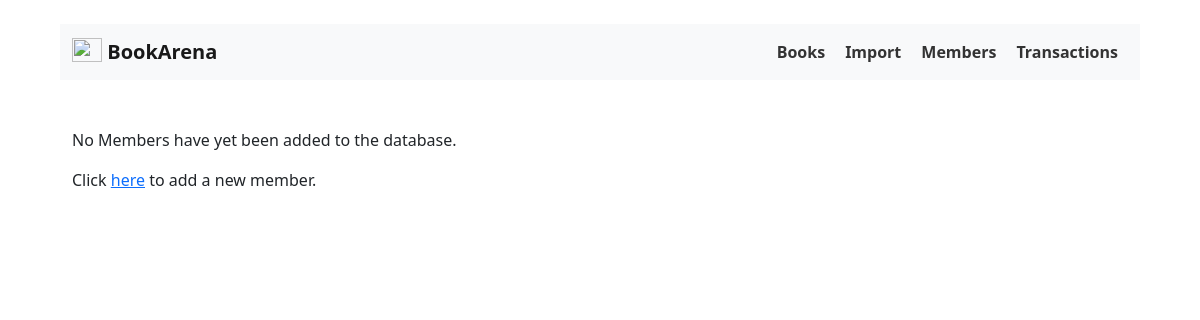
The app's page /members, older data.
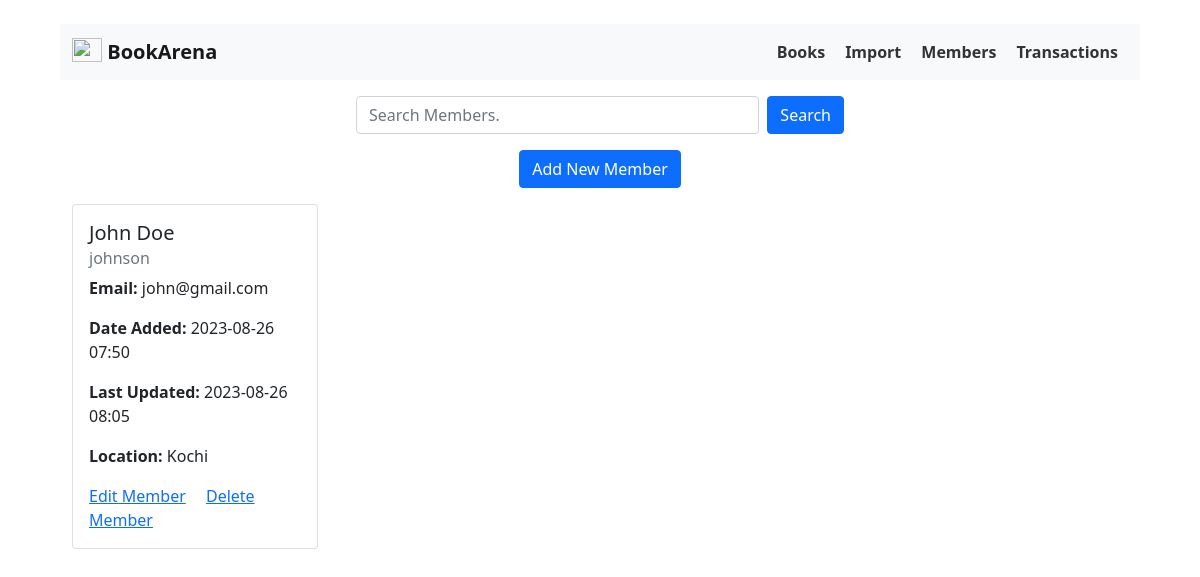
The same page, newer data.
### app/model/Member.py (models this page shows)
class Member(db.Model):
    __tablename__ = "members"
    id = db.Column(db.Integer, primary_key=True)
    username = db.Column(db.String, unique=True, nullable=False)
    first_name = db.Column(db.String(30), nullable=False)
    last_name = db.Column(db.String(30), nullable=False)
    email = db.Column(db.String)
    location = db.Column(db.String)
    date_added = db.Column(db.DateTime, default=datetime.utcnow())
    date_updated = db.Column(db.DateTime, default=datetime.utcnow())
    transactions = relationship("Transaction", back_populates="member")

### app/routes/member_routes.py (the view)
@app.route("/members")
def members():
    members = Member.query.order_by(Member.date_added).all()
    print(members)
    return render_template("members/list.html", members=members)

### app/templates/members/list.html
{% extends 'base.html' %} {% block body %}
<div class="container">
    {% if members | length < 1 %} <div class="mt-5">
        <p>No Members have yet been added to the database.</p>
        <p>Click <a href="/members/add">here</a> to add a new member.</p>
</div>
{% else %}
<div class="row justify-content-center m-3">
    <div class="col-12 col-md-6">
        <form action="/members/search/" method="post" class="d-flex">
            <input type="text" name="query" class="form-control me-2" placeholder="Search Members." />
            <button type="submit" class="btn btn-primary">Search</button>
        </form>
    </div>
</div>
<div class="m-3 text-center">
    <a href="/members/add" class="btn btn-primary">Add New Member</a>
</div>
<div class="row">
    {% for member in members %}
    <div class="col-lg-3 col-md-4 col-sm-6 mb-4">
        <div class="card">
            <div class="card-body">
                <h5 class="card-title">{{member.first_name}} {{member.last_name}}</h5>
                <h6 class="card-subtitle mb-2 text-muted">{{member.username}}</h6>
                <p class="card-text"><b>Email:</b> {{member.email}}</p>
                <p class="card-text">
                    <b>Date Added:</b> {{ member.date_added.strftime('%Y-%m-%d
                    %H:%M') }}
                </p>
                <p class="card-text">
                    <b>Last Updated:</b> {{ member.date_updated.strftime('%Y-%m-%d
                    %H:%M') }}
                </p>
                <p class="card-text"><b>Location:</b> {{member.location}}</p>
                <a href="/members/edit/{{member.id}}" class="card-link">Edit Member</a>
                <a href="/members/delete/{{member.id}}" class="card-link">Delete Member</a>
            </div>
        </div>
    </div>
    {% endfor %}
</div>
{% endif %}
</div>
{% endblock %}

### app/templates/base.html (shortened to what this page needs)
<!DOCTYPE html>
<html lang="en">
<head>
  <link rel="stylesheet" href="{{ url_for('static', filename='css/bootstrap.min.css') }}">
  <link rel="stylesheet" href="{{ url_for('static', filename='css/main.css') }}">
</head>
<body>
  <nav class="navbar navbar-light bg-light">
    <div class="container-fluid">
      <a class="navbar-brand" href="/">
        <img src="{{ url_for('static', filename='images/magicBook.jpg') }}" alt="" width="30" height="24"
          class="d-inline-block align-text-top">
        BookArena
      </a>
      <ul>
        <li>
          <a href="/books">Books</a>
        </li>
        <li>
          <a href="/import">Import</a>
        </li>
        <li>
          <a href="/members">Members</a>
        </li>
        <li>
          <a href="/transactions">Transactions</a>
        </li>
      </ul>
    </div>
  </nav>
  {% block body %} {% endblock %}
</body>
</html>

### app/static/css/main.css (style rules this page uses)
* { margin: 0; padding: 0; }
body { padding: 2% 5%; }
nav ul { list-style: none; margin: 0; padding: 0; display: flex; justify-content: center; }
nav li { margin: 0 10px; }
nav a { text-decoration: none; color: #333; font-weight: bold; font-size: 16px; }

Row changes from the older to the newer data that the page shows:
added Member: first_name "John", last_name "Doe", username "johnson", email "john@gmail.com", date_added "2023-08-26 07:50", date_updated "2023-08-26 08:05", location "Kochi"
Text that changed along with them:
text no longer shown: "No Members have yet been added to the database. Click here to add a new member."
text now shown: "Search Add New Member"
